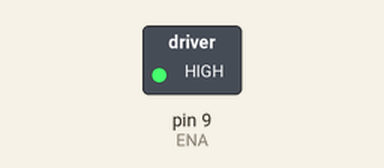
This sketch was run on a simulated Arduino Uno, built with avr-gcc and run on an emulated ATmega328P. Shown: switched loads named in the sketch (green lamp = pin HIGH).

Above: at 0.1 s.
Timing chart, 0 to 1.6 s (numbered marks = the images above):
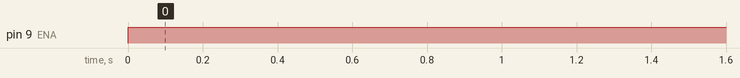

Measured:
- by itself, pin 9 (ENA): LOW → HIGH at 0.00 s

The sketch:

run_motor.ino
```cpp
#include "MotorControl.h"

#define direction -1

void setup(){

}

void loop(){
    setMotorSpeed(direction * 255);
}
```

Constants.h
```cpp
#ifndef __CONSTANTS_H__
#define __CONSTANTS_H__

#define IN1 7
#define IN2 8
#define ENA 9
#define ENC 0
#define GPS_TX 2
#define GPS_RX 4

#define HOUR_OFFSET -7

#define ENC_DEFAULT 100

#define IMU_I2C_ID -1
#define IMU_I2C_ADDRESS 0x28
#define BNO055_SAMPLERATE_DELAY_MS (100)

// DEBUG
#define GPSECHO false
#define GPSSTAT false
#define GPSDEBUG false
#define ENCSTAT false
#define ENCDEBUG false
#define IMUDEBUG true
#endif
```

MotorControl.cpp
```cpp
#include "Arduino.h"
#include "MotorControl.h"
#include "Constants.h"

void setMotorSpeed(int16_t speed)
{
    uint8_t pwm_value = 0;

    speed *= MOTOR_DIRECTION;

    if (speed < 0)
    {
        digitalWrite(IN1, HIGH);
        digitalWrite(IN2, LOW);
        if(speed < -255) speed = -255;
        pwm_value = (uint8_t) (-1*speed);
    }
    else if (speed > 0)
    {
        digitalWrite(IN1, LOW);
        digitalWrite(IN2, HIGH);
        if(speed > 255) speed = 255;
        pwm_value = (uint8_t) (speed);
    }

    analogWrite(ENA, pwm_value);
}

void setMotorBreak()
{
    digitalWrite(IN1, HIGH);
    digitalWrite(IN2, HIGH);
}

void motorTest()
{
    for (int i = 0; i < 255; ++i)
    {
        setMotorSpeed(255);
        delay(50);
    }
    setMotorSpeed(0);
    setMotorBreak();
    delay(1000);

    for (int i = 0; i > -255; --i)
    {
        setMotorSpeed(-255);
        delay(50);
    }
    setMotorSpeed(0);
    setMotorBreak();
    delay(1000);
}
```

MotorControl.h
```cpp
#ifndef __MOTOR_CONTROL_H__
#define __MOTOR_CONTROL_H__

#define MOTOR_DIRECTION -1

void setMotorSpeed(int16_t speed);
void setMotorBreak();
void motorTest();

#endif
```
